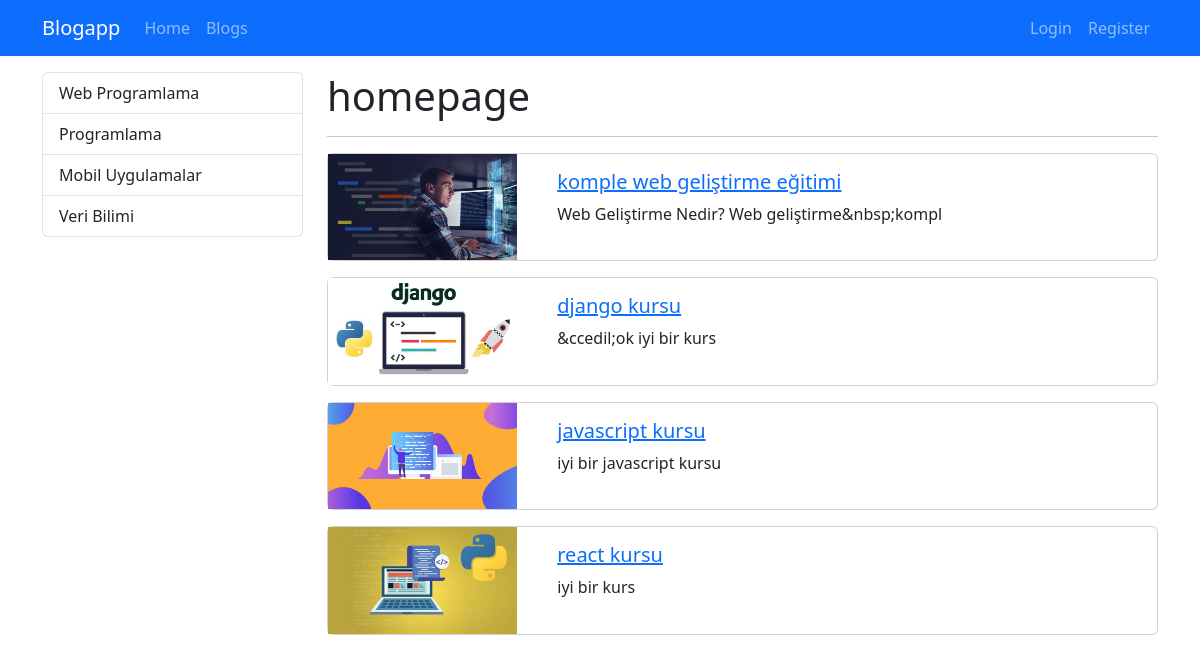
The page / on the database its author committed.
### blog/models.py (models this page shows, shortened)
class Category(models.Model):
    name = models.CharField(max_length=150)
    slug = models.SlugField(null=False, blank=True, unique=True, db_index=True, editable=False)

class Blog(models.Model):
    title = models.CharField(max_length=200)
    image = models.ImageField(upload_to="blogs")
    description = RichTextField()
    is_active = models.BooleanField(default=False)
    is_home = models.BooleanField(default=False)
    slug = models.SlugField(null=False, blank=True, unique=True, db_index=True, editable=False)
    categories = models.ManyToManyField(Category, blank=True)

### blog/views.py (the view)
# urls.py: path("", views.index, name="home"),
def index(request):
    context = {
        "blogs": Blog.objects.filter(is_active=True, is_home=True),
        "categories": Category.objects.all()
    }
    return render(request, "blog/index.html",context)

### blog/templates/blog/index.html (shortened to what this page needs)
{% extends 'base.html' %}
{% load static %}
{% block css_files %}
    <link rel="stylesheet" href= {% static 'blog/css/style.css' %} >
{% endblock  %}
{% block content %}
<div class="container mt-3">
    <div class="row">
        <div class="col-3">
            {% include 'partials/_categories.html' %}
        </div>
        <div class="col-9">
            <h1>homepage</h1>
            <hr>
            {% for blog in blogs %}
                {% if blog.is_home and blog.is_active %}
                    {% include 'blog/partials/_blog.html' %}
                {% endif %}
            {% endfor %}
        </div>
    </div>
</div>
{% endblock  %}

### templates/partials/_categories.html
<div class="list-group">
    {% for category in categories %}
        {% if category.slug == selected_category %}
            <a class="list-group-item list-group-item-action active" href="{% url 'blogs_by_category' category.slug %}">{{category.name|title }}</a>
        {% else %}
            <a class="list-group-item list-group-item-action" href="{% url 'blogs_by_category' category.slug %}">{{category.name|title }}</a>
        {% endif %}
    {% endfor %}
</div>

### blog/templates/blog/partials/_blog.html
{% load static %}
<div class="card mb-3">
    <div class="row">
        <div class="col-md-3">
            <img src="{{ blog.image.url }}" alt="" class="img-fluid">
        </div>
        <div class="col-md-9">
            <div class="card-body">
                <h5>
                    <a href= "{% url 'blog_details' blog.slug %}">
                        {{ blog.title }}
                    </a>
                </h5>
                <p class="card-text">{{ blog.description|striptags|slice:"0:50"}}</p>
            </div>
        </div>
    </div>
</div>

### rows shown on the page
Category: name "Web Programlama"
Category: name "Programlama"
Category: name "Mobil Uygulamalar"
Category: name "Veri Bilimi"
Blog: image (picture), title "komple web geliştirme eğitimi", description "Web Geliştirme Nedir? Web geliştirme&nbsp;kompl"
Blog: image (picture), title "django kursu", description "&ccedil;ok iyi bir kurs"
Blog: image (picture), title "javascript kursu", description "iyi bir javascript kursu"
Blog: image (picture), title "react kursu", description "iyi bir kurs"
